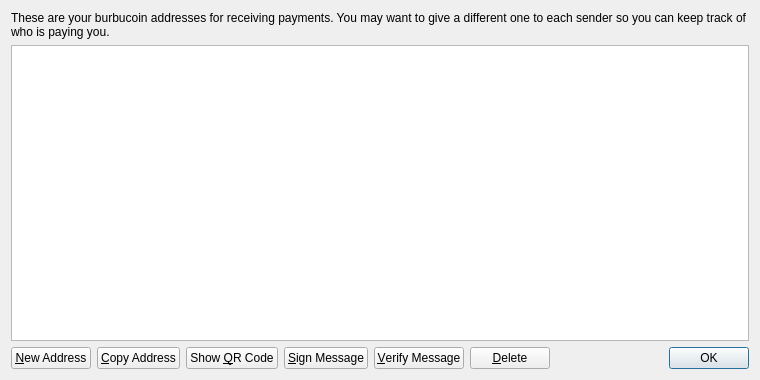
<?xml version="1.0" encoding="UTF-8"?>
<ui version="4.0">
 <class>AddressBookPage</class>
 <widget class="QWidget" name="AddressBookPage">
  <property name="geometry">
   <rect>
    <x>0</x>
    <y>0</y>
    <width>760</width>
    <height>380</height>
   </rect>
  </property>
  <property name="windowTitle">
   <string>Address Book</string>
  </property>
  <layout class="QVBoxLayout" name="verticalLayout">
   <item>
    <widget class="QLabel" name="labelExplanation">
     <property name="text">
      <string>These are your burbucoin addresses for receiving payments. You may want to give a different one to each sender so you can keep track of who is paying you.</string>
     </property>
     <property name="textFormat">
      <enum>Qt::PlainText</enum>
     </property>
     <property name="wordWrap">
      <bool>true</bool>
     </property>
    </widget>
   </item>
   <item>
    <widget class="QTableView" name="tableView">
     <property name="contextMenuPolicy">
      <enum>Qt::CustomContextMenu</enum>
     </property>
     <property name="toolTip">
      <string>Double-click to edit address or label</string>
     </property>
     <property name="tabKeyNavigation">
      <bool>false</bool>
     </property>
     <property name="alternatingRowColors">
      <bool>true</bool>
     </property>
     <property name="selectionMode">
      <enum>QAbstractItemView::SingleSelection</enum>
     </property>
     <property name="selectionBehavior">
      <enum>QAbstractItemView::SelectRows</enum>
     </property>
     <property name="sortingEnabled">
      <bool>true</bool>
     </property>
     <attribute name="verticalHeaderVisible">
      <bool>false</bool>
     </attribute>
    </widget>
   </item>
   <item>
    <layout class="QHBoxLayout" name="horizontalLayout">
     <item>
      <widget class="QPushButton" name="newAddressButton">
       <property name="toolTip">
        <string>Create a new address</string>
       </property>
       <property name="text">
        <string>&amp;New Address</string>
       </property>
       <property name="icon">
        <iconset resource="../bitcoin.qrc">
         <normaloff>:/icons/add</normaloff>:/icons/add</iconset>
       </property>
      </widget>
     </item>
     <item>
      <widget class="QPushButton" name="copyToClipboard">
       <property name="toolTip">
        <string>Copy the currently selected address to the system clipboard</string>
       </property>
       <property name="text">
        <string>&amp;Copy Address</string>
       </property>
       <property name="icon">
        <iconset resource="../bitcoin.qrc">
         <normaloff>:/icons/editcopy</normaloff>:/icons/editcopy</iconset>
       </property>
      </widget>
     </item>
     <item>
      <widget class="QPushButton" name="showQRCode">
       <property name="text">
        <string>Show &amp;QR Code</string>
       </property>
       <property name="icon">
        <iconset resource="../bitcoin.qrc">
         <normaloff>:/icons/qrcode</normaloff>:/icons/qrcode</iconset>
       </property>
      </widget>
     </item>
     <item>
      <widget class="QPushButton" name="signMessage">
       <property name="toolTip">
        <string>Sign a message to prove you own a burbucoin address</string>
       </property>
       <property name="text">
        <string>&amp;Sign Message</string>
       </property>
       <property name="icon">
        <iconset resource="../bitcoin.qrc">
         <normaloff>:/icons/edit</normaloff>:/icons/edit</iconset>
       </property>
      </widget>
     </item>
     <item>
      <widget class="QPushButton" name="verifyMessage">
       <property name="toolTip">
        <string>Verify a message to ensure it was signed with a specified burbucoin address</string>
       </property>
       <property name="text">
        <string>&amp;Verify Message</string>
       </property>
       <property name="icon">
        <iconset resource="../bitcoin.qrc">
         <normaloff>:/icons/transaction_0</normaloff>:/icons/transaction_0</iconset>
       </property>
      </widget>
     </item>
     <item>
      <widget class="QPushButton" name="deleteButton">
       <property name="toolTip">
        <string>Delete the currently selected address from the list. Only sending addresses can be deleted.</string>
       </property>
       <property name="text">
        <string>&amp;Delete</string>
       </property>
       <property name="icon">
        <iconset resource="../bitcoin.qrc">
         <normaloff>:/icons/remove</normaloff>:/icons/remove</iconset>
       </property>
      </widget>
     </item>
     <item>
      <spacer name="horizontalSpacer">
       <property name="orientation">
        <enum>Qt::Horizontal</enum>
       </property>
       <property name="sizeHint" stdset="0">
        <size>
         <width>40</width>
         <height>20</height>
        </size>
       </property>
      </spacer>
     </item>
     <item>
      <widget class="QDialogButtonBox" name="buttonBox">
       <property name="sizePolicy">
        <sizepolicy hsizetype="Maximum" vsizetype="Fixed">
         <horstretch>0</horstretch>
         <verstretch>0</verstretch>
        </sizepolicy>
       </property>
       <property name="standardButtons">
        <set>QDialogButtonBox::Ok</set>
       </property>
      </widget>
     </item>
    </layout>
   </item>
  </layout>
 </widget>
 <resources>
  <include location="../bitcoin.qrc"/>
 </resources>
 <connections/>
</ui>
